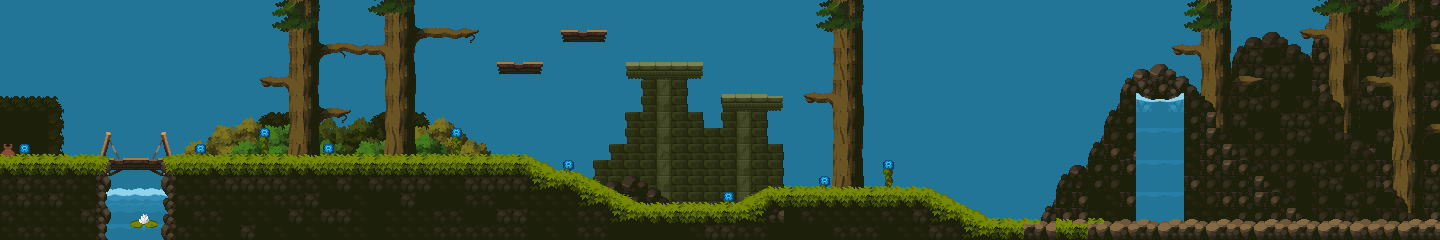

Rendered tile map (Tiled .tmx) drawn with the repository's tilesets; below, a short description and the map source with its tile grids summarised:
An orthogonal 90x15 tile map with 16x16 px tiles, 16 tile layers (Sky, Deco 4, Plataformas, Rama Hojas + Deco, ...).

<map version="1.8" tiledversion="1.8.5" orientation="orthogonal" renderorder="right-down" width="90" height="15" tilewidth="16" tileheight="16" infinite="0" nextlayerid="21" nextobjectid="1">
 <properties>
  <property name="Draw" type="bool" value="true" />
 </properties>
 <tileset firstgid="1" name="Tiles" tilewidth="16" tileheight="16" tilecount="625" columns="25">
  <image source="Tiles.png" trans="ff00ff" width="400" height="400" />
 </tileset>
 <layer id="20" name="Sky" width="90" height="15">
  <properties>
   <property name="Draw" type="bool" value="true" />
  </properties>
  <data>[1350 cells, 1350 non-empty, 1 distinct tile ids]</data>
 </layer>
 <layer id="12" name="Deco 4" width="90" height="15">
  <properties>
   <property name="Draw" type="bool" value="false" />
  </properties>
  <data>[1350 cells, 162 non-empty, 23 distinct tile ids]</data>
 </layer>
 <layer id="8" name="Plataformas" width="90" height="15">
  <properties>
   <property name="Draw" type="bool" value="false" />
  </properties>
  <data>[1350 cells, 84 non-empty, 22 distinct tile ids]</data>
 </layer>
 <layer id="3" name="Rama Hojas + Deco" width="90" height="15">
  <properties>
   <property name="Draw" type="bool" value="false" />
  </properties>
  <data>[1350 cells, 264 non-empty, 62 distinct tile ids]</data>
 </layer>
 <layer id="11" name="Deco 3" width="90" height="15">
  <properties>
   <property name="Draw" type="bool" value="false" />
  </properties>
  <data>[1350 cells, 82 non-empty, 39 distinct tile ids]</data>
 </layer>
 <layer id="9" name="Deco 2" width="90" height="15">
  <properties>
   <property name="Draw" type="bool" value="false" />
  </properties>
  <data>[1350 cells, 78 non-empty, 36 distinct tile ids]</data>
 </layer>
 <layer id="4" name="Agua Puente" width="90" height="15">
  <properties>
   <property name="Draw" type="bool" value="false" />
  </properties>
  <data>[1350 cells, 50 non-empty, 14 distinct tile ids]</data>
 </layer>
 <layer id="13" name="Flores" width="90" height="15">
  <properties>
   <property name="Draw" type="bool" value="false" />
  </properties>
  <data>[1350 cells, 21 non-empty, 12 distinct tile ids]</data>
 </layer>
 <layer id="15" name="Montaña 3" width="90" height="15">
  <properties>
   <property name="Draw" type="bool" value="false" />
  </properties>
  <data>[1350 cells, 120 non-empty, 13 distinct tile ids]</data>
 </layer>
 <layer id="19" name="Arboles Montañas 2" width="90" height="15">
  <properties>
   <property name="Draw" type="bool" value="false" />
  </properties>
  <data>[1350 cells, 112 non-empty, 34 distinct tile ids]</data>
 </layer>
 <layer id="16" name="Montaña 2" width="90" height="15">
  <properties>
   <property name="Draw" type="bool" value="false" />
  </properties>
  <data>[1350 cells, 176 non-empty, 17 distinct tile ids]</data>
 </layer>
 <layer id="18" name="Arbol Montañas" width="90" height="15">
  <properties>
   <property name="Draw" type="bool" value="false" />
  </properties>
  <data>[1350 cells, 71 non-empty, 36 distinct tile ids]</data>
 </layer>
 <layer id="6" name="Montaña" width="90" height="15">
  <properties>
   <property name="Draw" type="bool" value="false" />
  </properties>
  <data>[1350 cells, 120 non-empty, 24 distinct tile ids]</data>
 </layer>
 <layer id="7" name="Cascada" width="90" height="15">
  <properties>
   <property name="Draw" type="bool" value="false" />
  </properties>
  <data>[1350 cells, 41 non-empty, 17 distinct tile ids]</data>
 </layer>
 <layer id="2" name="Arboles" width="90" height="15">
  <properties>
   <property name="Draw" type="bool" value="false" />
  </properties>
  <data>[1350 cells, 117 non-empty, 45 distinct tile ids]</data>
 </layer>
 <layer id="1" name="Suelo General" width="90" height="15">
  <properties>
   <property name="Draw" type="bool" value="false" />
  </properties>
  <data>[1350 cells, 516 non-empty, 67 distinct tile ids]</data>
 </layer>
</map>
